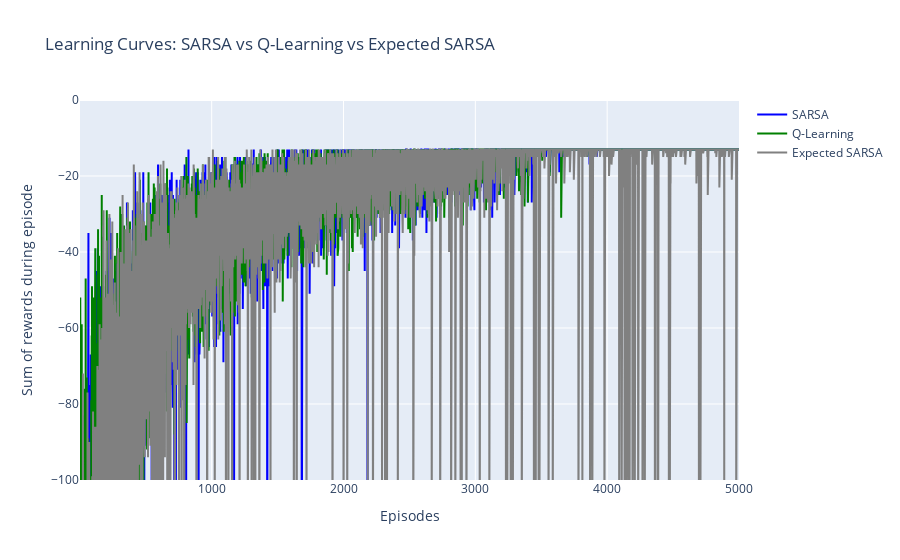

Write notebook code for a chart like this one.
### Markdown cell above
## Disscussion

### Code cell
import plotly.graph_objects as go

def plot_learning_curves(sarsa_rewards, sarsamax_rewards, expected_sarsa,
                         num_episodes):
    """
    Plot SARSA and Q-Learning learning curves。
    """
    episodes = list(range(1, num_episodes + 1))
    
    fig = go.Figure()
    
    fig.add_trace(
        go.Scatter(
            x=episodes,
            y=sarsa_rewards,
            mode='lines',
            name='SARSA',
            line=dict(color='blue')
        )
    )
    
    fig.add_trace(
        go.Scatter(
            x=episodes,
            y=sarsamax_rewards,
            mode='lines',
            name='Q-Learning',
            line=dict(color='green')
        )
    )

    fig.add_trace(
        go.Scatter(
            x=episodes,
            y=expected_sarsa,
            mode='lines',
            name='Expected SARSA',
            line=dict(color='grey')
        )
    )
    
    fig.update_layout(
        title='Learning Curves: SARSA vs Q-Learning vs Expected SARSA',
        xaxis_title='Episodes',
        yaxis_title='Sum of rewards during episode',
        yaxis=dict(range=[-100, 0]), 
        showlegend=True
    )
    
    fig.show()

num_episodes = 5000

plot_learning_curves(sarsa_rewards, sarsamax_rewards, expsarsa_rewards, num_episodes)

### Figure 1 — Plotly figure (JSON) as saved in the notebook; plotly's stock layout.template omitted (floating-point values rounded to 4 significant figures; data arrays with more than 128 entries replaced by an {"elided": "..."} marker saying what was removed)
{"data": [{"line": {"color": "blue"}, "mode": "lines", "name": "SARSA", "type": "scatter", "x": {"elided": "5000 int values"}, "y": {"elided": "5000 int values"}}, {"line": {"color": "green"}, "mode": "lines", "name": "Q-Learning", "type": "scatter", "x": {"elided": "5000 int values"}, "y": {"elided": "5000 int values"}}, {"line": {"color": "grey"}, "mode": "lines", "name": "Expected SARSA", "type": "scatter", "x": {"elided": "5000 int values"}, "y": {"elided": "5000 int values"}}], "layout": {"showlegend": true, "title": {"text": "Learning Curves: SARSA vs Q-Learning vs Expected SARSA"}, "xaxis": {"title": {"text": "Episodes"}}, "yaxis": {"range": [-100, 0], "title": {"text": "Sum of rewards during episode"}}}}
